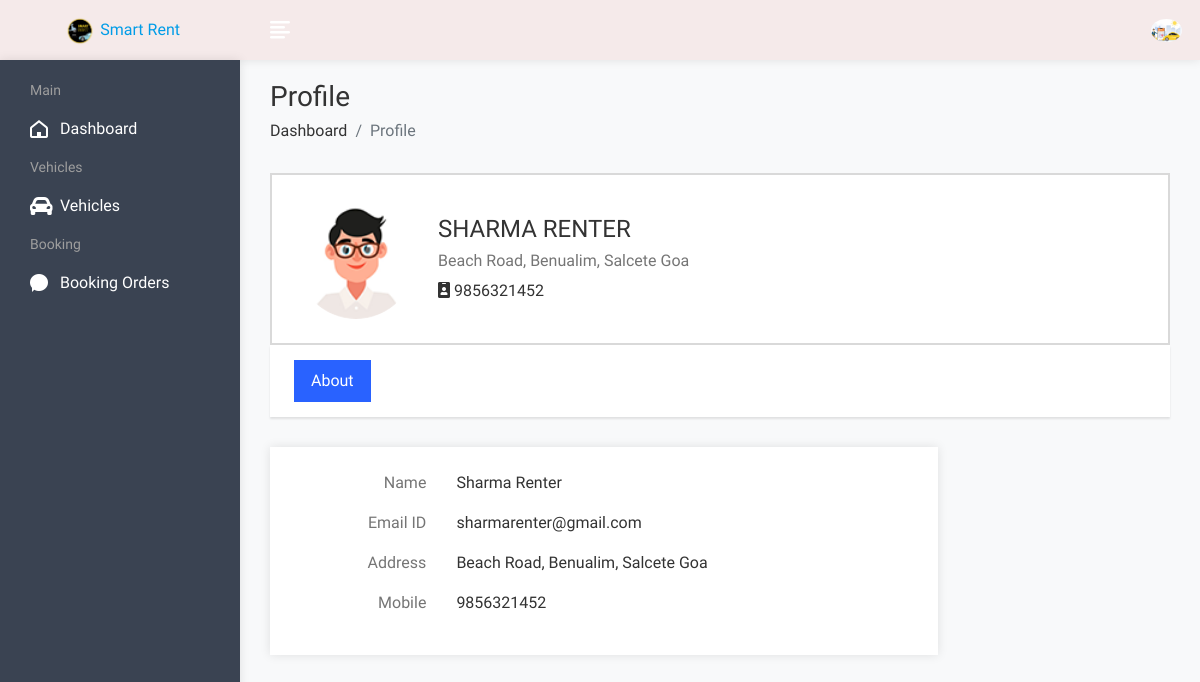
Screenshot of /renter/profile.php (signed in) with the database file from the repository.
### tables this page shows
CREATE TABLE `renter` (
  `id` int(10) UNSIGNED NOT NULL,
  `name` varchar(191) NOT NULL,
  `mobile` varchar(191) NOT NULL,
  `address` varchar(100) NOT NULL,
  `email` varchar(191) NOT NULL,
  `password` varchar(191) NOT NULL,
  `created_at` timestamp NULL DEFAULT current_timestamp(),
  `updated_at` timestamp NULL DEFAULT current_timestamp(),
  `status` varchar(30) NOT NULL,
  `aimage` varchar(100) NOT NULL,
  `aimage1` varchar(100) NOT NULL
);

### renter/profile.php (the view, shortened to what this page needs)
<!DOCTYPE html>
<html lang="en">
<head>
        <link rel="stylesheet" href="assets/css/bootstrap.min.css">
        <link rel="stylesheet" href="assets/css/font-awesome.min.css">
        <link rel="stylesheet" href="assets/css/feathericon.min.css">
        <link rel="stylesheet" href="assets/css/style.css">
    </head>
    <body>
            <?php include("header.php");?>
            <div class="page-wrapper">
                <div class="content container-fluid">
					<div class="page-header">
						<div class="row">
							<div class="col">
								<h3 class="page-title">Profile</h3>
								<ul class="breadcrumb">
									<li class="breadcrumb-item"><a href="dashboard.php">Dashboard</a></li>
									<li class="breadcrumb-item active">Profile</li>
								</ul>
							</div>
						</div>
					</div>
					<div class="row">
						<?php
						$id=$_SESSION['renter_id'];
						$sql="select * from renter where id='$id'";
						$result=mysqli_query($con,$sql);
						while($row=mysqli_fetch_array($result))
						{
						?>
						<div class="col-md-12">
							<div class="profile-header">
								<div class="row align-items-center">
									<div class="col-auto profile-image">
										<a href="#">
											<img class="rounded-circle" alt="User Image" src="assets/img/profiles/avatar-01.png">
										</a>
									</div>
									<div class="col ml-md-n2 profile-user-info">
										<h4 class="user-name mb-2 text-uppercase"><?php echo $row['1']; ?></h4>
										<h6 class="text-muted"><?php echo $row['3']; ?></h6>
										<div class="user-Location"><i class="fa fa-id-badge" aria-hidden="true"></i>
											<?php echo $row['2']; ?></div>
									</div>
								</div>
							</div>
							<div class="profile-menu">
								<ul class="nav nav-tabs nav-tabs-solid">
									<li class="nav-item">
										<a class="nav-link active" data-toggle="tab" href="#per_details_tab">About</a>
									</li>
								</ul>
							</div>
							<div class="tab-content profile-tab-cont">
								<div class="tab-pane fade show active" id="per_details_tab">
									<div class="row">
										<div class="col-lg-9">
											<div class="card">
												<div class="card-body">
													<div class="row">
														<p class="col-sm-3 text-muted text-sm-right mb-0 mb-sm-3">Name</p>
														<p class="col-sm-9"><?php echo $row['1']; ?></p>
													</div>
													<div class="row">
														<p class="col-sm-3 text-muted text-sm-right mb-0 mb-sm-3">Email ID</p>
														<p class="col-sm-9"><?php echo $row['4']; ?></p>
													</div>
													<div class="row">
														<p class="col-sm-3 text-muted text-sm-right mb-0 mb-sm-3">Address</p>
														<p class="col-sm-9"><?php echo $row['3']; ?></p>
													</div>
													<div class="row">
														<p class="col-sm-3 text-muted text-sm-right mb-0 mb-sm-3">Mobile</p>
														<p class="col-sm-9"><?php echo $row['2']; ?></p>
													</div>
												</div>
											</div>
										</div>
									</div>
								</div>
							</div>
						</div>
					</div>
				<?php } ?>
				</div>
			</div>
    </body>
</html>

### rows the page displays
renter: name "SHARMA RENTER", address "Beach Road, Benualim, Salcete Goa", mobile "9856321452", name "Sharma Renter", email "sharmarenter@gmail.com"
